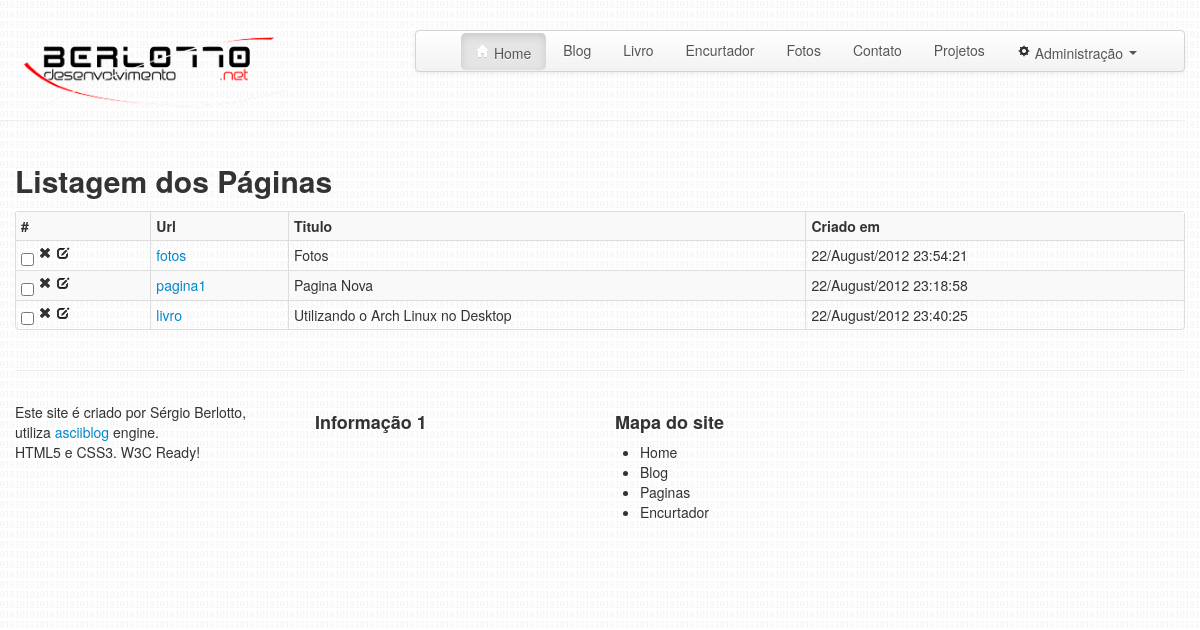
The app's page /pages/, older data.
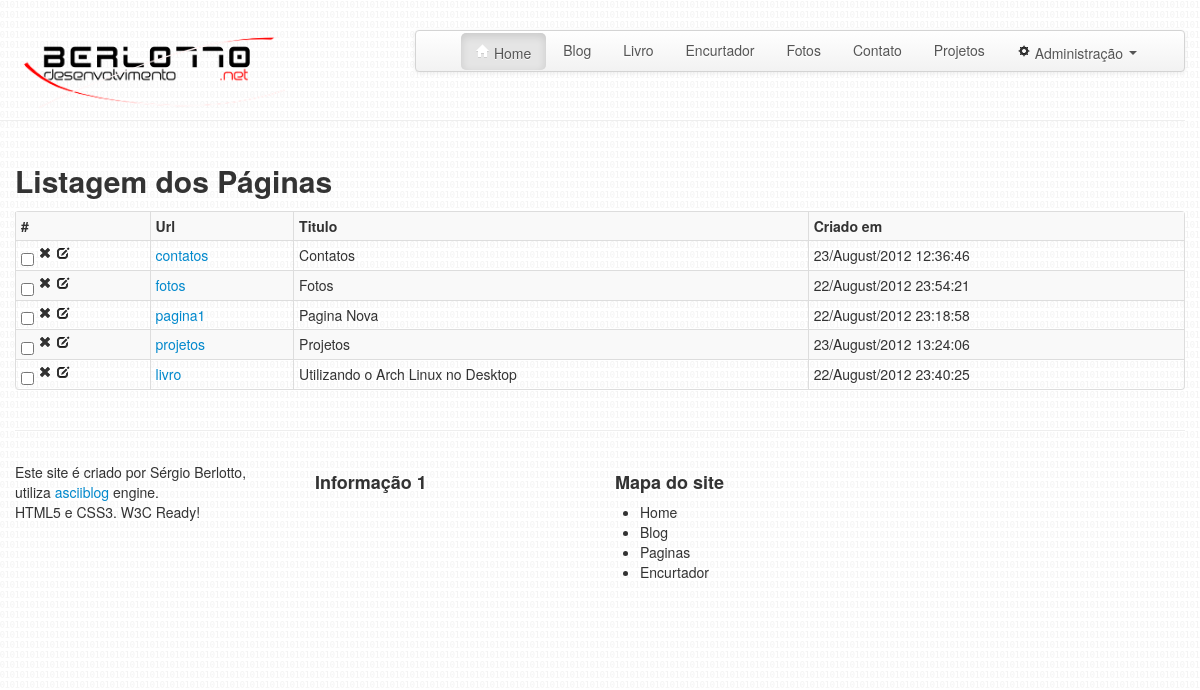
The same page, newer data.
### pages/model.py (models this page shows, shortened)
class Page(db.Model):
	__tablename__ = 'page'
	id = db.Column(db.Integer, primary_key=True, autoincrement=True)
	title = db.Column(db.String(150))
	slug = db.Column(db.String(500), unique=True)
	content = db.Column(db.Text)
	date_created = db.Column(db.DateTime)
	date_updated = db.Column(db.DateTime)

### pages/__init__.py (the view)
@pages.route('/')
def index():
	pages = Page.query.order_by("title")
	return render_template('pages_index.html',pages=pages)

### pages/templates/pages_index.html (shortened to what this page needs)
{% extends "base.html" %}
{% block content %}
	<section class="span12 listagem">
		<h2>Listagem dos Páginas</h2>
		<table id="listagem-post" class="table table-striped table-bordered table-condensed">
			<tr>
				<th>#</th>
				<th>Url</th>
				<th>Titulo</th>
				<th>Criado em</th>
			</tr>
		{% for page in pages %}
			<tr>
				<td>
					<input type="checkbox">
					<a href=""><i class="icon-remove"></i></a>
					<a href="{{url_for('pages.edit', slug=page.slug)}}"><i class="icon-edit"></i></a>
				</td>
				<td><a href="{{url_for('pages.view', slug=page.slug)}}">{{page.slug}}</i></a></td>
				<td>{{page.title}}</td>
				<td>{{page.date_created.strftime('%d/%B/%Y %H:%M:%S')}}</td>
			</tr>
		{% endfor %}
		</table>
	</section>
{% endblock %}

### templates/base.html (shortened to what this page needs)
<!DOCTYPE html>
<html lang="pt-br">
<head>
	<link rel="stylesheet" href="{{ url_for('static', filename='bootstrap/css/bootstrap.min.css') }}"/>
	<link rel="stylesheet" href="{{ url_for('static', filename='bootstrap/css/bootstrap-responsive.min.css') }}"/>
	<link rel="stylesheet" href="{{ url_for('static', filename='css/asciiblog.css') }}"/>
</head>
<body>
	<div class="container">
		<div class="row page-header">
			<header class="span3">
				<a href="/"><img src="{{url_for('static', filename='img/logotipo-b.png')}}"></a>
			</header>
			<div class="navbar span8 offset1">
				<div  id="menu" class="navbar-inner">
					<ul class="nav nav-pills pull-right">
						<li class="active"><a href="/"><i class="icon-home"></i>&nbsp;Home</a></li>
						<li><a href="/blog">Blog</a></li>
						<li><a href="/livro">Livro</a></li>
						<li><a href="#">Encurtador</a></li>
						<li><a href="#">Fotos</a></li>
						<li><a href="/contatos">Contato</a></li>
						<li><a href="/projetos">Projetos</a></li>
						<li class="dropdown">
							<a class="dropdown-toggle" data-toggle="dropdown" href="#"><i class="icon-cog"></i>&nbsp;Administração <b class="caret"></b></a>
						</li>
					</ul>
				</div>
			</div>
		</div>
		<div class="row">
			{% block content %}
			{% endblock %}
		</div>
		<hr/>
		<footer class="row">
			<div class="span3">
			Este site é criado por Sérgio Berlotto, utiliza <a href="http://berlotto.net/asciiblog">asciiblog</a> engine.<br/>
			HTML5 e CSS3. W3C Ready!
			</div>
			<div class="span3">
				<h4>Informação 1</h4>
			</div>
			<div class="span3">
				<h4>Mapa do site</h4>
				<ul>
					<li>Home</li>
					<li>Blog</li>
					<li>Paginas</li>
					<li>Encurtador</li>
				</ul>
			</div>
		</footer>
	</div>
</body>
</html>

### static/css/asciiblog.css (style rules this page uses)
body { padding: 10px; background-image: url('../img/back.png'); }
.container { background-color: transparent; }
footer { background: -moz-linear-gradient(top, #F2F2F2 , #fff) repeat scroll 0 0 transparent; padding-top: 10px; height: 200px; }

Row changes from the older to the newer data that the page shows:
added Page: slug "contatos", title "Contatos", date_created "23/August/2012 12:36:46"
added Page: slug "projetos", title "Projetos", date_created "23/August/2012 13:24:06"
